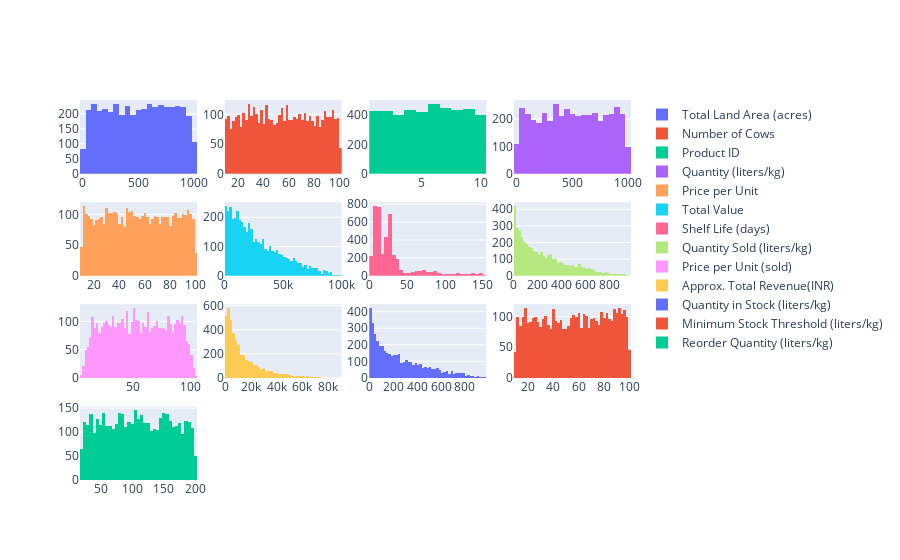

Here is the notebook cell this chart was saved with:
### Code cell
fig = make_subplots(rows=4, cols=4)
for i, column in enumerate(num_f.columns):
    row = i // 4 + 1
    col = i % 4 + 1
    trace = go.Histogram(x=num_f[column], name=column)
    fig.add_trace(trace, row=row, col=col)
fig.show()

### Figure 1 — Plotly figure (JSON) as saved in the notebook; plotly's stock layout.template omitted (floating-point values rounded to 4 significant figures; data arrays with more than 128 entries replaced by an {"elided": "..."} marker saying what was removed)
{"data": [{"name": "Total Land Area (acres)", "type": "histogram", "x": {"elided": "4325 float values"}, "xaxis": "x", "yaxis": "y"}, {"name": "Number of Cows", "type": "histogram", "x": {"elided": "4325 int values"}, "xaxis": "x2", "yaxis": "y2"}, {"name": "Product ID", "type": "histogram", "x": {"elided": "4325 int values"}, "xaxis": "x3", "yaxis": "y3"}, {"name": "Quantity (liters/kg)", "type": "histogram", "x": {"elided": "4325 float values"}, "xaxis": "x4", "yaxis": "y4"}, {"name": "Price per Unit", "type": "histogram", "x": {"elided": "4325 float values"}, "xaxis": "x5", "yaxis": "y5"}, {"name": "Total Value", "type": "histogram", "x": {"elided": "4325 float values"}, "xaxis": "x6", "yaxis": "y6"}, {"name": "Shelf Life (days)", "type": "histogram", "x": {"elided": "4325 int values"}, "xaxis": "x7", "yaxis": "y7"}, {"name": "Quantity Sold (liters/kg)", "type": "histogram", "x": {"elided": "4325 int values"}, "xaxis": "x8", "yaxis": "y8"}, {"name": "Price per Unit (sold)", "type": "histogram", "x": {"elided": "4325 float values"}, "xaxis": "x9", "yaxis": "y9"}, {"name": "Approx. Total Revenue(INR)", "type": "histogram", "x": {"elided": "4325 float values"}, "xaxis": "x10", "yaxis": "y10"}, {"name": "Quantity in Stock (liters/kg)", "type": "histogram", "x": {"elided": "4325 int values"}, "xaxis": "x11", "yaxis": "y11"}, {"name": "Minimum Stock Threshold (liters/kg)", "type": "histogram", "x": {"elided": "4325 float values"}, "xaxis": "x12", "yaxis": "y12"}, {"name": "Reorder Quantity (liters/kg)", "type": "histogram", "x": {"elided": "4325 float values"}, "xaxis": "x13", "yaxis": "y13"}], "layout": {"xaxis": {"anchor": "y", "domain": [0, 0.2125]}, "xaxis10": {"anchor": "y10", "domain": [0.2625, 0.475]}, "xaxis11": {"anchor": "y11", "domain": [0.525, 0.7375]}, "xaxis12": {"anchor": "y12", "domain": [0.7875, 1]}, "xaxis13": {"anchor": "y13", "domain": [0, 0.2125]}, "xaxis14": {"anchor": "y14", "domain": [0.2625, 0.475]}, "xaxis15": {"anchor": "y15", "domain": [0.525, 0.7375]}, "xaxis16": {"anchor": "y16", "domain": [0.7875, 1]}, "xaxis2": {"anchor": "y2", "domain": [0.2625, 0.475]}, "xaxis3": {"anchor": "y3", "domain": [0.525, 0.7375]}, "xaxis4": {"anchor": "y4", "domain": [0.7875, 1]}, "xaxis5": {"anchor": "y5", "domain": [0, 0.2125]}, "xaxis6": {"anchor": "y6", "domain": [0.2625, 0.475]}, "xaxis7": {"anchor": "y7", "domain": [0.525, 0.7375]}, "xaxis8": {"anchor": "y8", "domain": [0.7875, 1]}, "xaxis9": {"anchor": "y9", "domain": [0, 0.2125]}, "yaxis": {"anchor": "x", "domain": [0.8063, 1]}, "yaxis10": {"anchor": "x10", "domain": [0.2687, 0.4625]}, "yaxis11": {"anchor": "x11", "domain": [0.2687, 0.4625]}, "yaxis12": {"anchor": "x12", "domain": [0.2687, 0.4625]}, "yaxis13": {"anchor": "x13", "domain": [0, 0.1938]}, "yaxis14": {"anchor": "x14", "domain": [0, 0.1938]}, "yaxis15": {"anchor": "x15", "domain": [0, 0.1938]}, "yaxis16": {"anchor": "x16", "domain": [0, 0.1938]}, "yaxis2": {"anchor": "x2", "domain": [0.8063, 1]}, "yaxis3": {"anchor": "x3", "domain": [0.8063, 1]}, "yaxis4": {"anchor": "x4", "domain": [0.8063, 1]}, "yaxis5": {"anchor": "x5", "domain": [0.5375, 0.7312]}, "yaxis6": {"anchor": "x6", "domain": [0.5375, 0.7312]}, "yaxis7": {"anchor": "x7", "domain": [0.5375, 0.7312]}, "yaxis8": {"anchor": "x8", "domain": [0.5375, 0.7312]}, "yaxis9": {"anchor": "x9", "domain": [0.2687, 0.4625]}}}
